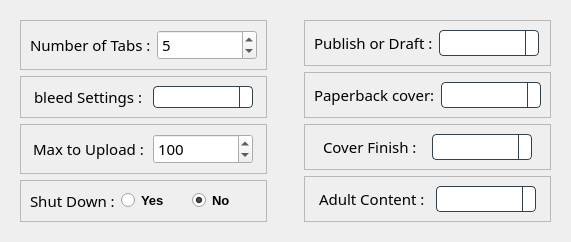
          <widget class="QFrame" name="Settings_Part">
           <property name="sizePolicy">
            <sizepolicy hsizetype="Preferred" vsizetype="Expanding">
             <horstretch>0</horstretch>
             <verstretch>0</verstretch>
            </sizepolicy>
           </property>
           <property name="styleSheet">
            <string notr="true">QComboBox {
  border: 1px solid #32414B;
  border-radius: 4px;
  /*selection-background-color: #1464A0;*/
  padding-left: 4px;
  padding-right: 36px;
  /* 4 + 16*2 See scrollbar size */
  /* Fixes #103, #111 */
  min-height: 1.5em;
  /* padding-top: 2px;     removed to fix #132 */
  /* padding-bottom: 2px;  removed to fix #132 */
  /* min-width: 75px;      removed to fix #109 */
  /* Needed to remove indicator - fix #132 */
}

QComboBox QAbstractItemView {
  border: 1px solid #32414B;
  border-radius: 0;
 /* background-color: #19232D;*/
 /* selection-background-color: #1464A0;*/
}

QComboBox QAbstractItemView:hover {
  /*background-color: #19232D;*/
/*  color: #F0F0F0;*/
}

QComboBox QAbstractItemView:selected {
 /* background: #1464A0;*/
  color: #32414B;
}

QComboBox QAbstractItemView:alternate {
  background: #19232D;
}

QComboBox:disabled {
  background-color: #19232D;
  color: #787878;
}

QComboBox:hover {
  border: 1px solid #148CD2;
}

QComboBox:focus {
  border: 1px solid #1464A0;
}

QComboBox:on {
  selection-background-color: #1464A0;
}

QComboBox::indicator {
  border: none;
  border-radius: 0;
  background-color: transparent;
  selection-background-color: transparent;
  color: transparent;
  selection-color: transparent;
  /* Needed to remove indicator - fix #132 */
}

QComboBox::indicator:alternate {
  background: #19232D;
}

QComboBox::item:alternate {
  background: #19232D;
}

QComboBox::item:checked {
  font-weight: bold;
}

QComboBox::item:selected {
  border: 0px solid transparent;
}

QComboBox::drop-down {
  subcontrol-origin: padding;
  subcontrol-position: top right;
  width: 12px;
  border-left: 1px solid #32414B;
}

QComboBox::down-arrow {
  image: url(&quot;:/qss_icons/rc/arrow_down_disabled.png&quot;);
  height: 8px;
  width: 8px;
}

QComboBox::down-arrow:on, QComboBox::down-arrow:hover, QComboBox::down-arrow:focus {
  image: url(&quot;:/qss_icons/rc/arrow_down.png&quot;);
}</string>
           </property>
           <property name="frameShape">
            <enum>QFrame::NoFrame</enum>
           </property>
           <property name="frameShadow">
            <enum>QFrame::Raised</enum>
           </property>
           <layout class="QHBoxLayout" name="horizontalLayout_10">
            <item>
             <widget class="QFrame" name="frame_2">
              <property name="sizePolicy">
               <sizepolicy hsizetype="Expanding" vsizetype="Preferred">
                <horstretch>0</horstretch>
                <verstretch>0</verstretch>
               </sizepolicy>
              </property>
              <property name="frameShape">
               <enum>QFrame::NoFrame</enum>
              </property>
              <property name="frameShadow">
               <enum>QFrame::Raised</enum>
              </property>
              <layout class="QVBoxLayout" name="verticalLayout_10">
               <item>
                <widget class="QFrame" name="frame_6">
                 <property name="frameShape">
                  <enum>QFrame::StyledPanel</enum>
                 </property>
                 <property name="frameShadow">
                  <enum>QFrame::Raised</enum>
                 </property>
                 <layout class="QHBoxLayout" name="horizontalLayout_11">
                  <item>
                   <widget class="QLabel" name="label_22">
                    <property name="sizePolicy">
                     <sizepolicy hsizetype="Fixed" vsizetype="Preferred">
                      <horstretch>0</horstretch>
                      <verstretch>0</verstretch>
                     </sizepolicy>
                    </property>
                    <property name="font">
                     <font>
                      <family>Oswald</family>
                      <pointsize>11</pointsize>
                     </font>
                    </property>
                    <property name="text">
                     <string>Number of Tabs :</string>
                    </property>
                   </widget>
                  </item>
                  <item>
                   <widget class="QSpinBox" name="number_tabs">
                    <property name="enabled">
                     <bool>true</bool>
                    </property>
                    <property name="sizePolicy">
                     <sizepolicy hsizetype="MinimumExpanding" vsizetype="Preferred">
                      <horstretch>0</horstretch>
                      <verstretch>0</verstretch>
                     </sizepolicy>
                    </property>
                    <property name="minimumSize">
                     <size>
                      <width>100</width>
                      <height>0</height>
                     </size>
                    </property>
                    <property name="maximumSize">
                     <size>
                      <width>100</width>
                      <height>16777215</height>
                     </size>
                    </property>
                    <property name="font">
                     <font>
                      <family>Oswald</family>
                      <pointsize>11</pointsize>
                     </font>
                    </property>
                    <property name="minimum">
                     <number>2</number>
                    </property>
                    <property name="maximum">
                     <number>10</number>
                    </property>
                    <property name="value">
                     <number>5</number>
                    </property>
                   </widget>
                  </item>
                 </layout>
                </widget>
               </item>
               <item>
                <widget class="QFrame" name="frame_9">
                 <property name="frameShape">
                  <enum>QFrame::StyledPanel</enum>
                 </property>
                 <property name="frameShadow">
                  <enum>QFrame::Raised</enum>
                 </property>
                 <layout class="QHBoxLayout" name="horizontalLayout_13">
                  <item>
                   <widget class="QLabel" name="label_25">
                    <property name="sizePolicy">
                     <sizepolicy hsizetype="Fixed" vsizetype="Preferred">
                      <horstretch>0</horstretch>
                      <verstretch>0</verstretch>
                     </sizepolicy>
                    </property>
                    <property name="font">
                     <font>
                      <family>Oswald</family>
                      <pointsize>11</pointsize>
                     </font>
                    </property>
                    <property name="text">
                     <string>bleed Settings :</string>
                    </property>
                   </widget>
                  </item>
                  <item>
                   <widget class="QComboBox" name="bleed">
                    <property name="enabled">
                     <bool>true</bool>
                    </property>
                    <property name="sizePolicy">
                     <sizepolicy hsizetype="MinimumExpanding" vsizetype="Preferred">
                      <horstretch>0</horstretch>
                      <verstretch>0</verstretch>
                     </sizepolicy>
                    </property>
                    <property name="minimumSize">
                     <size>
                      <width>100</width>
                      <height>22</height>
                     </size>
                    </property>
                    <property name="maximumSize">
                     <size>
                      <width>100</width>
                      <height>16777215</height>
                     </size>
                    </property>
                    <property name="font">
                     <font>
                      <family>Oswald</family>
                      <pointsize>10</pointsize>
                     </font>
                    </property>
                    <property name="styleSheet">
                     <string notr="true">QComboBox {
  border: 1px solid #32414B;
  border-radius: 4px;
  selection-background-color: #1464A0;
  padding-left: 4px;
  padding-right: 36px;
  /* 4 + 16*2 See scrollbar size */
  /* Fixes #103, #111 */
  min-height: 1.5em;
  /* padding-top: 2px;     removed to fix #132 */
  /* padding-bottom: 2px;  removed to fix #132 */
  /* min-width: 75px;      removed to fix #109 */
  /* Needed to remove indicator - fix #132 */
}

QComboBox QAbstractItemView {
  border: 1px solid #32414B;
  border-radius: 0;
  background-color: #19232D;
  selection-background-color: #1464A0;
}

QComboBox QAbstractItemView:hover {
  background-color: #19232D;
  color: #F0F0F0;
}

QComboBox QAbstractItemView:selected {
  background: #1464A0;
  color: #32414B;
}

QComboBox QAbstractItemView:alternate {
  background: #19232D;
}

QComboBox:disabled {
  background-color: #19232D;
  color: #787878;
}

QComboBox:hover {
  border: 1px solid #148CD2;
}

QComboBox:focus {
  border: 1px solid #1464A0;
}

QComboBox:on {
  selection-background-color: #1464A0;
}

QComboBox::indicator {
  border: none;
  border-radius: 0;
  background-color: transparent;
  selection-background-color: transparent;
  color: transparent;
  selection-color: transparent;
  /* Needed to remove indicator - fix #132 */
}

QComboBox::indicator:alternate {
  background: #19232D;
}

QComboBox::item:alternate {
  background: #19232D;
}

QComboBox::item:checked {
  font-weight: bold;
}

QComboBox::item:selected {
  border: 0px solid transparent;
}

QComboBox::drop-down {
  subcontrol-origin: padding;
  subcontrol-position: top right;
  width: 12px;
  border-left: 1px solid #32414B;
}

QComboBox::down-arrow {
  image: url(&quot;:/qss_icons/rc/arrow_down_disabled.png&quot;);
  height: 8px;
  width: 8px;
}

QComboBox::down-arrow:on, QComboBox::down-arrow:hover, QComboBox::down-arrow:focus {
  image: url(&quot;:/qss_icons/rc/arrow_down.png&quot;);
}</string>
                    </property>
                   </widget>
                  </item>
                 </layout>
                </widget>
               </item>
               <item>
                <widget class="QFrame" name="frame_7">
                 <property name="frameShape">
                  <enum>QFrame::StyledPanel</enum>
                 </property>
                 <property name="frameShadow">
                  <enum>QFrame::Raised</enum>
                 </property>
                 <layout class="QHBoxLayout" name="horizontalLayout_12">
                  <item>
                   <widget class="QLabel" name="label_23">
                    <property name="sizePolicy">
                     <sizepolicy hsizetype="Fixed" vsizetype="Preferred">
                      <horstretch>0</horstretch>
                      <verstretch>0</verstretch>
                     </sizepolicy>
                    </property>
                    <property name="font">
                     <font>
                      <family>Oswald</family>
                      <pointsize>11</pointsize>
                     </font>
                    </property>
                    <property name="text">
                     <string>Max to Upload :</string>
                    </property>
                   </widget>
                  </item>
                  <item>
                   <widget class="QSpinBox" name="max_upload">
                    <property name="enabled">
                     <bool>true</bool>
                    </property>
                    <property name="sizePolicy">
                     <sizepolicy hsizetype="MinimumExpanding" vsizetype="Preferred">
                      <horstretch>0</horstretch>
                      <verstretch>0</verstretch>
                     </sizepolicy>
                    </property>
                    <property name="minimumSize">
                     <size>
                      <width>100</width>
                      <height>0</height>
                     </size>
                    </property>
                    <property name="maximumSize">
                     <size>
                      <width>100</width>
                      <height>16777215</height>
                     </size>
                    </property>
                    <property name="font">
                     <font>
                      <family>Oswald</family>
                      <pointsize>11</pointsize>
                     </font>
                    </property>
                    <property name="minimum">
                     <number>2</number>
                    </property>
                    <property name="maximum">
                     <number>1000</number>
                    </property>
                    <property name="value">
                     <number>100</number>
                    </property>
                   </widget>
                  </item>
                 </layout>
                </widget>
               </item>
               <item>
                <widget class="QFrame" name="frame_8">
                 <property name="frameShape">
                  <enum>QFrame::StyledPanel</enum>
                 </property>
                 <property name="frameShadow">
                  <enum>QFrame::Raised</enum>
                 </property>
                 <layout class="QHBoxLayout" name="horizontalLayout_14">
                  <item>
                   <widget class="QLabel" name="label_24">
                    <property name="sizePolicy">
                     <sizepolicy hsizetype="Fixed" vsizetype="Preferred">
                      <horstretch>0</horstretch>
                      <verstretch>0</verstretch>
                     </sizepolicy>
                    </property>
                    <property name="font">
                     <font>
                      <family>Oswald</family>
                      <pointsize>11</pointsize>
                     </font>
                    </property>
                    <property name="text">
                     <string>Shut Down :</string>
                    </property>
                   </widget>
                  </item>
                  <item>
                   <widget class="QRadioButton" name="radio_yes">
                    <property name="font">
                     <font>
                      <pointsize>10</pointsize>
                      <weight>75</weight>
                      <bold>true</bold>
                     </font>
                    </property>
                    <property name="text">
                     <string>Yes</string>
                    </property>
                    <property name="checked">
                     <bool>false</bool>
                    </property>
                   </widget>
                  </item>
                  <item>
                   <widget class="QRadioButton" name="radio_no">
                    <property name="font">
                     <font>
                      <pointsize>10</pointsize>
                      <weight>75</weight>
                      <bold>true</bold>
                     </font>
                    </property>
                    <property name="text">
                     <string>No</string>
                    </property>
                    <property name="checked">
                     <bool>true</bool>
                    </property>
                   </widget>
                  </item>
                 </layout>
                </widget>
               </item>
              </layout>
             </widget>
            </item>
            <item>
             <widget class="QFrame" name="frame_3">
              <property name="sizePolicy">
               <sizepolicy hsizetype="Expanding" vsizetype="Preferred">
                <horstretch>0</horstretch>
                <verstretch>0</verstretch>
               </sizepolicy>
              </property>
              <property name="frameShape">
               <enum>QFrame::NoFrame</enum>
              </property>
              <property name="frameShadow">
               <enum>QFrame::Raised</enum>
              </property>
              <layout class="QVBoxLayout" name="verticalLayout_11">
               <property name="spacing">
                <number>0</number>
               </property>
               <property name="leftMargin">
                <number>0</number>
               </property>
               <property name="topMargin">
                <number>0</number>
               </property>
               <property name="rightMargin">
                <number>0</number>
               </property>
               <property name="bottomMargin">
                <number>0</number>
               </property>
               <item>
                <widget class="QLabel" name="label_26">
                 <property name="enabled">
                  <bool>true</bool>
                 </property>
                 <property name="text">
                  <string/>
                 </property>
                 <property name="pixmap">
                  <pixmap resource="logo_wst.qrc">:/logowst/logo.png</pixmap>
                 </property>
                 <property name="scaledContents">
                  <bool>true</bool>
                 </property>
                </widget>
               </item>
              </layout>
             </widget>
            </item>
            <item>
             <widget class="QFrame" name="frame_4">
              <property name="frameShape">
               <enum>QFrame::NoFrame</enum>
              </property>
              <property name="frameShadow">
               <enum>QFrame::Raised</enum>
              </property>
              <layout class="QVBoxLayout" name="verticalLayout_8">
               <item>
                <widget class="QFrame" name="frame_12">
                 <property name="frameShape">
                  <enum>QFrame::StyledPanel</enum>
                 </property>
                 <property name="frameShadow">
                  <enum>QFrame::Raised</enum>
                 </property>
                 <layout class="QHBoxLayout" name="horizontalLayout_17">
                  <item>
                   <widget class="QLabel" name="label_32">
                    <property name="sizePolicy">
                     <sizepolicy hsizetype="Fixed" vsizetype="Preferred">
                      <horstretch>0</horstretch>
                      <verstretch>0</verstretch>
                     </sizepolicy>
                    </property>
                    <property name="font">
                     <font>
                      <family>Oswald</family>
                      <pointsize>11</pointsize>
                     </font>
                    </property>
                    <property name="text">
                     <string>Publish or Draft :</string>
                    </property>
                   </widget>
                  </item>
                  <item>
                   <widget class="QComboBox" name="publish">
                    <property name="enabled">
                     <bool>true</bool>
                    </property>
                    <property name="sizePolicy">
                     <sizepolicy hsizetype="MinimumExpanding" vsizetype="Preferred">
                      <horstretch>0</horstretch>
                      <verstretch>0</verstretch>
                     </sizepolicy>
                    </property>
                    <property name="minimumSize">
                     <size>
                      <width>100</width>
                      <height>22</height>
                     </size>
                    </property>
                    <property name="maximumSize">
                     <size>
                      <width>100</width>
                      <height>16777215</height>
                     </size>
                    </property>
                    <property name="font">
                     <font>
                      <family>Oswald</family>
                      <pointsize>10</pointsize>
                     </font>
                    </property>
                    <property name="currentText">
                     <string extracomment="ddd"/>
                    </property>
                    <property name="frame">
                     <bool>true</bool>
                    </property>
                   </widget>
                  </item>
                 </layout>
                </widget>
               </item>
               <item>
                <widget class="QFrame" name="frame_11">
                 <property name="frameShape">
                  <enum>QFrame::StyledPanel</enum>
                 </property>
                 <property name="frameShadow">
                  <enum>QFrame::Raised</enum>
                 </property>
                 <layout class="QHBoxLayout" name="horizontalLayout_16">
                  <item>
                   <widget class="QLabel" name="label_31">
                    <property name="sizePolicy">
                     <sizepolicy hsizetype="Fixed" vsizetype="Preferred">
                      <horstretch>0</horstretch>
                      <verstretch>0</verstretch>
                     </sizepolicy>
                    </property>
                    <property name="font">
                     <font>
                      <family>Oswald</family>
                      <pointsize>11</pointsize>
                     </font>
                    </property>
                    <property name="text">
                     <string>Paperback cover:</string>
                    </property>
                   </widget>
                  </item>
                  <item>
                   <widget class="QComboBox" name="paper_type">
                    <property name="enabled">
                     <bool>true</bool>
                    </property>
                    <property name="sizePolicy">
                     <sizepolicy hsizetype="MinimumExpanding" vsizetype="Preferred">
                      <horstretch>0</horstretch>
                      <verstretch>0</verstretch>
                     </sizepolicy>
                    </property>
                    <property name="minimumSize">
                     <size>
                      <width>100</width>
                      <height>22</height>
                     </size>
                    </property>
                    <property name="maximumSize">
                     <size>
                      <width>100</width>
                      <height>16777215</height>
                     </size>
                    </property>
                    <property name="font">
                     <font>
                      <family>Oswald</family>
                     </font>
                    </property>
                   </widget>
                  </item>
                 </layout>
                </widget>
               </item>
               <item>
                <widget class="QFrame" name="frame_10">
                 <property name="frameShape">
                  <enum>QFrame::StyledPanel</enum>
                 </property>
                 <property name="frameShadow">
                  <enum>QFrame::Raised</enum>
                 </property>
                 <layout class="QHBoxLayout" name="horizontalLayout_15">
                  <item>
                   <widget class="QLabel" name="label_30">
                    <property name="sizePolicy">
                     <sizepolicy hsizetype="Fixed" vsizetype="Preferred">
                      <horstretch>0</horstretch>
                      <verstretch>0</verstretch>
                     </sizepolicy>
                    </property>
                    <property name="font">
                     <font>
                      <family>Oswald</family>
                      <pointsize>11</pointsize>
                     </font>
                    </property>
                    <property name="text">
                     <string>Cover Finish :</string>
                    </property>
                   </widget>
                  </item>
                  <item>
                   <widget class="QComboBox" name="cover_finish">
                    <property name="enabled">
                     <bool>true</bool>
                    </property>
                    <property name="sizePolicy">
                     <sizepolicy hsizetype="MinimumExpanding" vsizetype="Preferred">
                      <horstretch>0</horstretch>
                      <verstretch>0</verstretch>
                     </sizepolicy>
                    </property>
                    <property name="minimumSize">
                     <size>
                      <width>100</width>
                      <height>22</height>
                     </size>
                    </property>
                    <property name="maximumSize">
                     <size>
                      <width>100</width>
                      <height>16777215</height>
                     </size>
                    </property>
                    <property name="font">
                     <font>
                      <family>Oswald</family>
                      <pointsize>10</pointsize>
                     </font>
                    </property>
                   </widget>
                  </item>
                 </layout>
                </widget>
               </item>
               <item>
                <widget class="QFrame" name="frame_5">
                 <property name="frameShape">
                  <enum>QFrame::StyledPanel</enum>
                 </property>
                 <property name="frameShadow">
                  <enum>QFrame::Raised</enum>
                 </property>
                 <layout class="QHBoxLayout" name="horizontalLayout_18">
                  <item>
                   <widget class="QLabel" name="label_33">
                    <property name="sizePolicy">
                     <sizepolicy hsizetype="Fixed" vsizetype="Preferred">
                      <horstretch>0</horstretch>
                      <verstretch>0</verstretch>
                     </sizepolicy>
                    </property>
                    <property name="font">
                     <font>
                      <family>Oswald</family>
                      <pointsize>11</pointsize>
                     </font>
                    </property>
                    <property name="text">
                     <string>Adult Content :</string>
                    </property>
                   </widget>
                  </item>
                  <item>
                   <widget class="QComboBox" name="adult_content">
                    <property name="enabled">
                     <bool>true</bool>
                    </property>
                    <property name="sizePolicy">
                     <sizepolicy hsizetype="MinimumExpanding" vsizetype="Preferred">
                      <horstretch>0</horstretch>
                      <verstretch>0</verstretch>
                     </sizepolicy>
                    </property>
                    <property name="minimumSize">
                     <size>
                      <width>100</width>
                      <height>22</height>
                     </size>
                    </property>
                    <property name="maximumSize">
                     <size>
                      <width>100</width>
                      <height>16777215</height>
                     </size>
                    </property>
                    <property name="font">
                     <font>
                      <family>Oswald</family>
                      <pointsize>10</pointsize>
                     </font>
                    </property>
                   </widget>
                  </item>
                 </layout>
                </widget>
               </item>
              </layout>
             </widget>
            </item>
           </layout>
          </widget>
